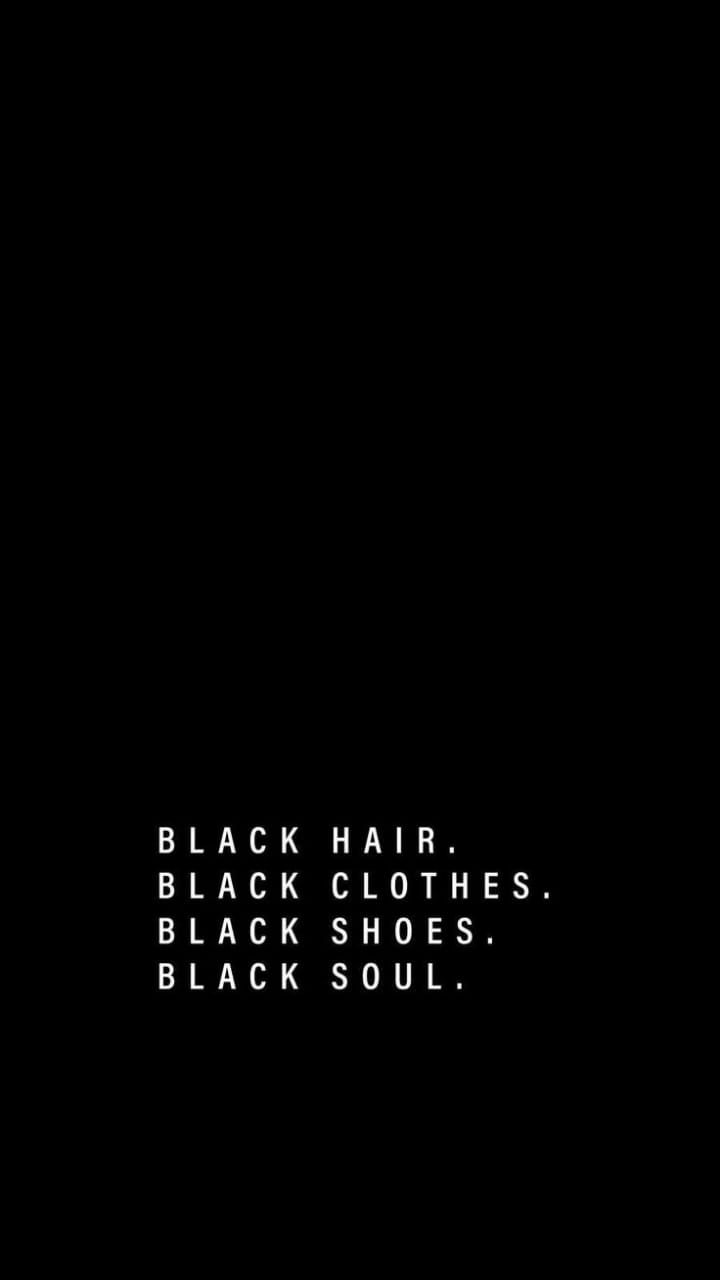
#> input picture cv/1.jpeg, 720 x 1280 px
$ python num.py
#> lines starting #> are read from the running program, lines starting #| are printed output that depends on the picture
import cv2
import pytesseract
import numpy as np
from PIL import ImageGrab
import time

pytesseract.pytesseract.tesseract_cmd = "C:\\Program Files\\Tesseract-OCR\\tesseract"
img = cv2.imread('1.jpeg')
#> img is the input picture: shape (1280, 720, 3); min 0, max 255, mean 2.3
img = cv2.cvtColor(img,cv2.COLOR_BGR2RGB)
imgr=img[750:1100,:]
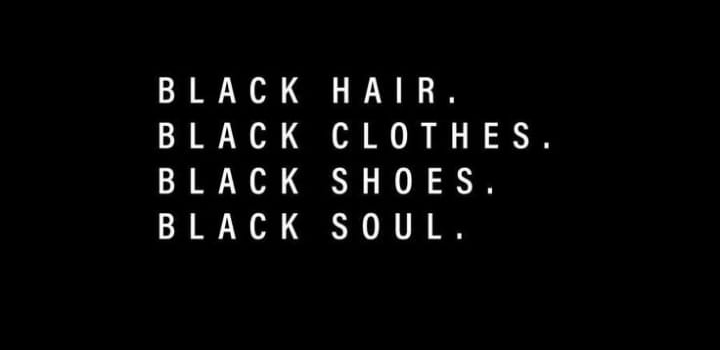
#> imgr: shape (350, 720, 3); min 0, max 255, mean 8.2
imgr=cv2.imread('numword.jpg')
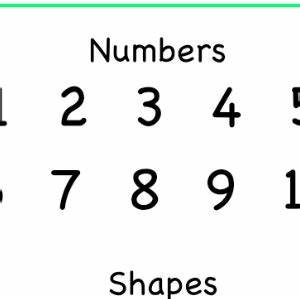
#> input picture cv/numword.jpg, 300 x 299 px
#> imgr is the input picture: shape (299, 300, 3); mean B, G, R 238.2, 239.5, 237
#imgr = cv2.cvtColor(imgr,cv2.COLOR_BGR2RGB)
imgr=cv2.resize(imgr,(500,400))
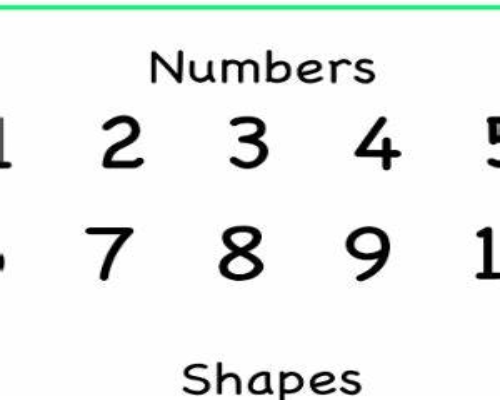
#> imgr: shape (400, 500, 3); mean B, G, R 238.2, 239.5, 237
hImg,wImg,_ =imgr.shape
#> hImg = 400; wImg = 500
conf = r'--oem 3 --psm 6 outputbase digits'
#> (the run stopped early here; a loop or call above may not have finished)
